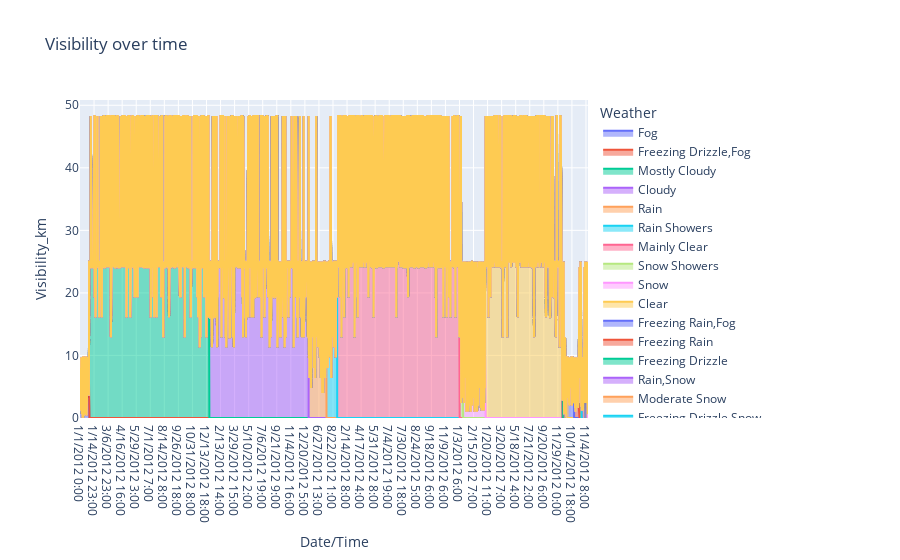

Write notebook code for a chart like this one.
### Code cell
px.area(df, x='Date/Time', y='Visibility_km', color='Weather', title='Visibility over time')

### Figure 1 — Plotly figure (JSON) as saved in the notebook; plotly's stock layout.template omitted (floating-point values rounded to 4 significant figures; data arrays with more than 128 entries replaced by an {"elided": "..."} marker saying what was removed)
{"data": [{"fillpattern": {"shape": ""}, "hovertemplate": "Weather=Fog<br>Date/Time=%{x}<br>Visibility_km=%{y}<extra></extra>", "legendgroup": "Fog", "line": {"color": "#636efa"}, "marker": {"symbol": "circle"}, "mode": "lines", "name": "Fog", "orientation": "v", "showlegend": true, "stackgroup": "1", "type": "scatter", "x": {"elided": "150 str values"}, "xaxis": "x", "y": {"elided": "150 float values"}, "yaxis": "y"}, {"fillpattern": {"shape": ""}, "hovertemplate": "Weather=Freezing Drizzle,Fog<br>Date/Time=%{x}<br>Visibility_km=%{y}<extra></extra>", "legendgroup": "Freezing Drizzle,Fog", "line": {"color": "#EF553B"}, "marker": {"symbol": "circle"}, "mode": "lines", "name": "Freezing Drizzle,Fog", "orientation": "v", "showlegend": true, "stackgroup": "1", "type": "scatter", "x": ["1/1/2012 2:00", "1/1/2012 3:00", "1/7/2012 8:00", "1/27/2012 16:00", "12/10/2012 4:00", "12/10/2012 5:00"], "xaxis": "x", "y": [4, 4, 8, 8, 3.6, 4], "yaxis": "y"}, {"fillpattern": {"shape": ""}, "hovertemplate": "Weather=Mostly Cloudy<br>Date/Time=%{x}<br>Visibility_km=%{y}<extra></extra>", "legendgroup": "Mostly Cloudy", "line": {"color": "#00cc96"}, "marker": {"symbol": "circle"}, "mode": "lines", "name": "Mostly Cloudy", "orientation": "v", "showlegend": true, "stackgroup": "1", "type": "scatter", "x": {"elided": "2069 str values"}, "xaxis": "x", "y": {"elided": "2069 float values"}, "yaxis": "y"}, {"fillpattern": {"shape": ""}, "hovertemplate": "Weather=Cloudy<br>Date/Time=%{x}<br>Visibility_km=%{y}<extra></extra>", "legendgroup": "Cloudy", "line": {"color": "#ab63fa"}, "marker": {"symbol": "circle"}, "mode": "lines", "name": "Cloudy", "orientation": "v", "showlegend": true, "stackgroup": "1", "type": "scatter", "x": {"elided": "1728 str values"}, "xaxis": "x", "y": {"elided": "1728 float values"}, "yaxis": "y"}, {"fillpattern": {"shape": ""}, "hovertemplate": "Weather=Rain<br>Date/Time=%{x}<br>Visibility_km=%{y}<extra></extra>", "legendgroup": "Rain", "line": {"color": "#FFA15A"}, "marker": {"symbol": "circle"}, "mode": "lines", "name": "Rain", "orientation": "v", "showlegend": true, "stackgroup": "1", "type": "scatter", "x": {"elided": "306 str values"}, "xaxis": "x", "y": {"elided": "306 float values"}, "yaxis": "y"}, {"fillpattern": {"shape": ""}, "hovertemplate": "Weather=Rain Showers<br>Date/Time=%{x}<br>Visibility_km=%{y}<extra></extra>", "legendgroup": "Rain Showers", "line": {"color": "#19d3f3"}, "marker": {"symbol": "circle"}, "mode": "lines", "name": "Rain Showers", "orientation": "v", "showlegend": true, "stackgroup": "1", "type": "scatter", "x": {"elided": "188 str values"}, "xaxis": "x", "y": {"elided": "188 float values"}, "yaxis": "y"}, {"fillpattern": {"shape": ""}, "hovertemplate": "Weather=Mainly Clear<br>Date/Time=%{x}<br>Visibility_km=%{y}<extra></extra>", "legendgroup": "Mainly Clear", "line": {"color": "#FF6692"}, "marker": {"symbol": "circle"}, "mode": "lines", "name": "Mainly Clear", "orientation": "v", "showlegend": true, "stackgroup": "1", "type": "scatter", "x": {"elided": "2106 str values"}, "xaxis": "x", "y": {"elided": "2106 float values"}, "yaxis": "y"}, {"fillpattern": {"shape": ""}, "hovertemplate": "Weather=Snow Showers<br>Date/Time=%{x}<br>Visibility_km=%{y}<extra></extra>", "legendgroup": "Snow Showers", "line": {"color": "#B6E880"}, "marker": {"symbol": "circle"}, "mode": "lines", "name": "Snow Showers", "orientation": "v", "showlegend": true, "stackgroup": "1", "type": "scatter", "x": ["1/2/2012 17:00", "1/2/2012 20:00", "1/2/2012 21:00", "1/2/2012 23:00", "1/3/2012 0:00", "1/3/2012 2:00", "1/3/2012 3:00", "1/3/2012 5:00", "1/3/2012 6:00", "1/12/2012 7:00", "1/24/2012 17:00", "1/24/2012 18:00", "1/24/2012 19:00", "1/24/2012 23:00", "1/26/2012 20:00", "1/28/2012 1:00", "2/2/2012 2:00", "2/2/2012 3:00", "2/2/2012 4:00", "2/2/2012 5:00", "2/2/2012 6:00", "2/7/2012 3:00", "2/10/2012 20:00", "2/23/2012 13:00", "3/4/2012 21:00", "3/10/2012 22:00", "11/4/2012 9:00", "11/5/2012 16:00", "11/24/2012 10:00", "11/24/2012 11:00", "11/24/2012 12:00", "11/24/2012 17:00", "11/24/2012 18:00", "11/24/2012 19:00", "11/25/2012 11:00", "11/28/2012 14:00", "11/28/2012 15:00", "11/28/2012 16:00", "11/28/2012 19:00", "11/28/2012 20:00", "11/28/2012 21:00", "11/29/2012 18:00", "12/5/2012 11:00", "12/5/2012 12:00", "12/9/2012 12:00", "12/12/2012 9:00", "12/12/2012 10:00", "12/12/2012 17:00", "12/12/2012 18:00", "12/12/2012 20:00", "12/12/2012 21:00", "12/12/2012 22:00", "12/23/2012 0:00", "12/23/2012 1:00", "12/23/2012 7:00", "12/23/2012 8:00", "12/23/2012 15:00", "12/23/2012 16:00", "12/31/2012 7:00", "12/31/2012 8:00"], "xaxis": "x", "y": [25, 25, 25, 19.3, 25, 12.9, 25, 25, 25, 16.1, 24.1, 25, 25, 25, 25, 25, 16.1, 25, 16.1, 16.1, 25, 25, 25, 16.1, 25, 25, 24.1, 24.1, 24.1, 24.1, 24.1, 12.9, 25, 19.3, 48.3, 3.2, 2.4, 6.4, 12.9, 16.1, 16.1, 25, 24.1, 24.1, 12.9, 24.1, 24.1, 9.7, 12.9, 16.1, 16.1, 11.3, 19.3, 25, 19.3, 19.3, 24.1, 9.7, 19.3, 3.2], "yaxis": "y"}, {"fillpattern": {"shape": ""}, "hovertemplate": "Weather=Snow<br>Date/Time=%{x}<br>Visibility_km=%{y}<extra></extra>", "legendgroup": "Snow", "line": {"color": "#FF97FF"}, "marker": {"symbol": "circle"}, "mode": "lines", "name": "Snow", "orientation": "v", "showlegend": true, "stackgroup": "1", "type": "scatter", "x": {"elided": "390 str values"}, "xaxis": "x", "y": {"elided": "390 float values"}, "yaxis": "y"}, {"fillpattern": {"shape": ""}, "hovertemplate": "Weather=Clear<br>Date/Time=%{x}<br>Visibility_km=%{y}<extra></extra>", "legendgroup": "Clear", "line": {"color": "#FECB52"}, "marker": {"symbol": "circle"}, "mode": "lines", "name": "Clear", "orientation": "v", "showlegend": true, "stackgroup": "1", "type": "scatter", "x": {"elided": "1326 str values"}, "xaxis": "x", "y": {"elided": "1326 float values"}, "yaxis": "y"}, {"fillpattern": {"shape": ""}, "hovertemplate": "Weather=Freezing Rain,Fog<br>Date/Time=%{x}<br>Visibility_km=%{y}<extra></extra>", "legendgroup": "Freezing Rain,Fog", "line": {"color": "#636efa"}, "marker": {"symbol": "circle"}, "mode": "lines", "name": "Freezing Rain,Fog", "orientation": "v", "showlegend": true, "stackgroup": "1", "type": "scatter", "x": ["1/7/2012 9:00", "1/17/2012 23:00", "12/10/2012 6:00", "12/17/2012 1:00"], "xaxis": "x", "y": [9.7, 2.8, 8, 9.7], "yaxis": "y"}, {"fillpattern": {"shape": ""}, "hovertemplate": "Weather=Freezing Rain<br>Date/Time=%{x}<br>Visibility_km=%{y}<extra></extra>", "legendgroup": "Freezing Rain", "line": {"color": "#EF553B"}, "marker": {"symbol": "circle"}, "mode": "lines", "name": "Freezing Rain", "orientation": "v", "showlegend": true, "stackgroup": "1", "type": "scatter", "x": ["1/7/2012 10:00", "1/7/2012 13:00", "1/13/2012 8:00", "1/13/2012 11:00", "1/17/2012 20:00", "1/17/2012 21:00", "1/17/2012 22:00", "1/27/2012 7:00", "1/27/2012 8:00", "2/1/2012 3:00", "2/1/2012 4:00", "2/1/2012 6:00", "2/1/2012 7:00", "12/17/2012 2:00"], "xaxis": "x", "y": [8, 9.7, 8, 9.7, 3.2, 2.8, 3.2, 16.1, 12.9, 4.8, 8, 8, 9.7, 11.3], "yaxis": "y"}, {"fillpattern": {"shape": ""}, "hovertemplate": "Weather=Freezing Drizzle<br>Date/Time=%{x}<br>Visibility_km=%{y}<extra></extra>", "legendgroup": "Freezing Drizzle", "line": {"color": "#00cc96"}, "marker": {"symbol": "circle"}, "mode": "lines", "name": "Freezing Drizzle", "orientation": "v", "showlegend": true, "stackgroup": "1", "type": "scatter", "x": ["1/7/2012 11:00", "1/7/2012 12:00", "1/13/2012 10:00", "1/17/2012 4:00", "2/1/2012 2:00", "2/1/2012 5:00", "12/17/2012 0:00"], "xaxis": "x", "y": [9.7, 9.7, 12.9, 6.4, 4.8, 8, 12.9], "yaxis": "y"}, {"fillpattern": {"shape": ""}, "hovertemplate": "Weather=Rain,Snow<br>Date/Time=%{x}<br>Visibility_km=%{y}<extra></extra>", "legendgroup": "Rain,Snow", "line": {"color": "#ab63fa"}, "marker": {"symbol": "circle"}, "mode": "lines", "name": "Rain,Snow", "orientation": "v", "showlegend": true, "stackgroup": "1", "type": "scatter", "x": ["1/10/2012 5:00", "1/28/2012 23:00", "2/22/2012 3:00", "2/25/2012 1:00", "4/22/2012 1:00", "4/22/2012 2:00", "4/22/2012 3:00", "4/23/2012 1:00", "4/23/2012 2:00", "4/23/2012 3:00", "12/18/2012 16:00", "12/18/2012 17:00", "12/18/2012 18:00", "12/21/2012 2:00", "12/21/2012 6:00", "12/21/2012 7:00", "12/21/2012 8:00", "12/21/2012 9:00"], "xaxis": "x", "y": [9.7, 16.1, 9.7, 8, 25, 9.7, 25, 11.3, 25, 25, 8, 8, 8, 6.4, 4, 6.4, 2.4, 2.4], "yaxis": "y"}, {"fillpattern": {"shape": ""}, "hovertemplate": "Weather=Moderate Snow<br>Date/Time=%{x}<br>Visibility_km=%{y}<extra></extra>", "legendgroup": "Moderate Snow", "line": {"color": "#FFA15A"}, "marker": {"symbol": "circle"}, "mode": "lines", "name": "Moderate Snow", "orientation": "v", "showlegend": true, "stackgroup": "1", "type": "scatter", "x": ["1/12/2012 15:00", "1/12/2012 16:00", "12/27/2012 8:00", "12/27/2012 9:00"], "xaxis": "x", "y": [0.8, 0.6, 0.8, 0.8], "yaxis": "y"}, {"fillpattern": {"shape": ""}, "hovertemplate": "Weather=Freezing Drizzle,Snow<br>Date/Time=%{x}<br>Visibility_km=%{y}<extra></extra>", "legendgroup": "Freezing Drizzle,Snow", "line": {"color": "#19d3f3"}, "marker": {"symbol": "circle"}, "mode": "lines", "name": "Freezing Drizzle,Snow", "orientation": "v", "showlegend": true, "stackgroup": "1", "type": "scatter", "x": ["1/13/2012 3:00", "1/17/2012 5:00", "1/17/2012 6:00", "1/17/2012 19:00", "1/31/2012 23:00", "3/2/2012 12:00", "12/27/2012 21:00", "12/27/2012 22:00", "12/28/2012 0:00", "12/28/2012 1:00", "12/28/2012 2:00"], "xaxis": "x", "y": [4.8, 3.6, 2.4, 4.8, 9.7, 2.4, 4.8, 4.8, 8, 6.4, 12.9], "yaxis": "y"}, {"fillpattern": {"shape": ""}, "hovertemplate": "Weather=Freezing Rain,Snow Grains<br>Date/Time=%{x}<br>Visibility_km=%{y}<extra></extra>", "legendgroup": "Freezing Rain,Snow Grains", "line": {"color": "#FF6692"}, "marker": {"symbol": "circle"}, "mode": "lines", "name": "Freezing Rain,Snow Grains", "orientation": "v", "showlegend": true, "stackgroup": "1", "type": "scatter", "x": ["1/13/2012 9:00"], "xaxis": "x", "y": [4.8], "yaxis": "y"}, {"fillpattern": {"shape": ""}, "hovertemplate": "Weather=Snow,Blowing Snow<br>Date/Time=%{x}<br>Visibility_km=%{y}<extra></extra>", "legendgroup": "Snow,Blowing Snow", "line": {"color": "#B6E880"}, "marker": {"symbol": "circle"}, "mode": "lines", "name": "Snow,Blowing Snow", "orientation": "v", "showlegend": true, "stackgroup": "1", "type": "scatter", "x": ["1/13/2012 21:00", "1/13/2012 23:00", "1/14/2012 0:00", "1/14/2012 2:00", "1/14/2012 3:00", "2/25/2012 7:00", "2/25/2012 8:00", "2/25/2012 9:00", "12/22/2012 14:00", "12/22/2012 15:00", "12/22/2012 16:00", "12/27/2012 11:00", "12/27/2012 13:00", "12/27/2012 14:00", "12/27/2012 15:00", "12/27/2012 16:00", "12/27/2012 17:00", "12/27/2012 18:00", "12/27/2012 19:00"], "xaxis": "x", "y": [4.8, 9.7, 9.7, 9.7, 8, 1.2, 1.2, 1.2, 4, 1.6, 1.6, 0.6, 0.6, 0.6, 0.6, 2, 3.2, 8, 9.7], "yaxis": "y"}, {"fillpattern": {"shape": ""}, "hovertemplate": "Weather=Freezing Fog<br>Date/Time=%{x}<br>Visibility_km=%{y}<extra></extra>", "legendgroup": "Freezing Fog", "line": {"color": "#FF97FF"}, "marker": {"symbol": "circle"}, "mode": "lines", "name": "Freezing Fog", "orientation": "v", "showlegend": true, "stackgroup": "1", "type": "scatter", "x": ["1/22/2012 6:00", "2/5/2012 10:00", "3/17/2012 5:00", "3/17/2012 6:00"], "xaxis": "x", "y": [0.8, 0.8, 0.8, 0.2], "yaxis": "y"}, {"fillpattern": {"shape": ""}, "hovertemplate": "Weather=Haze<br>Date/Time=%{x}<br>Visibility_km=%{y}<extra></extra>", "legendgroup": "Haze", "line": {"color": "#FECB52"}, "marker": {"symbol": "circle"}, "mode": "lines", "name": "Haze", "orientation": "v", "showlegend": true, "stackgroup": "1", "type": "scatter", "x": ["1/22/2012 12:00", "1/22/2012 13:00", "2/1/2012 10:00", "2/1/2012 16:00", "3/13/2012 16:00", "3/13/2012 17:00", "3/13/2012 18:00", "3/13/2012 20:00", "3/13/2012 22:00", "3/13/2012 23:00", "10/27/2012 12:00", "11/20/2012 8:00", "11/20/2012 9:00", "11/21/2012 7:00", "12/13/2012 11:00", "12/13/2012 12:00"], "xaxis": "x", "y": [8, 8, 8, 4.8, 8, 8, 8, 6.4, 6.4, 4.8, 6.4, 9.7, 9.7, 9.7, 9.7, 9.7], "yaxis": "y"}, {"fillpattern": {"shape": ""}, "hovertemplate": "Weather=Rain,Fog<br>Date/Time=%{x}<br>Visibility_km=%{y}<extra></extra>", "legendgroup": "Rain,Fog", "line": {"color": "#636efa"}, "marker": {"symbol": "circle"}, "mode": "lines", "name": "Rain,Fog", "orientation": "v", "showlegend": true, "stackgroup": "1", "type": "scatter", "x": ["1/23/2012 18:00", "1/23/2012 19:00", "1/27/2012 10:00", "2/22/2012 7:00", "3/8/2012 22:00", "3/13/2012 21:00", "3/14/2012 8:00", "3/14/2012 9:00", "3/14/2012 13:00", "3/16/2012 6:00", "3/16/2012 7:00", "3/16/2012 8:00", "3/16/2012 9:00", "3/16/2012 10:00", "3/16/2012 11:00", "3/25/2012 9:00", "4/21/2012 10:00", "4/21/2012 12:00", "4/23/2012 19:00", "4/26/2012 21:00", "4/26/2012 23:00", "4/27/2012 0:00", "5/1/2012 6:00", "5/1/2012 8:00", "5/1/2012 17:00", "5/1/2012 18:00", "5/8/2012 10:00", "5/8/2012 11:00", "5/8/2012 12:00", "5/8/2012 13:00", "5/8/2012 14:00", "5/8/2012 18:00", "5/9/2012 0:00", "5/9/2012 1:00", "5/22/2012 6:00", "5/22/2012 8:00", "6/2/2012 10:00", "6/12/2012 14:00", "6/12/2012 15:00", "6/12/2012 16:00", "6/12/2012 18:00", "8/10/2012 13:00", "8/10/2012 14:00", "8/10/2012 15:00", "8/10/2012 16:00", "8/10/2012 17:00", "8/10/2012 18:00", "8/10/2012 19:00", "9/21/2012 21:00", "9/21/2012 22:00", "9/22/2012 14:00", "9/30/2012 14:00", "9/30/2012 15:00", "9/30/2012 16:00", "9/30/2012 17:00", "9/30/2012 18:00", "9/30/2012 19:00", "9/30/2012 20:00", "9/30/2012 21:00", "9/30/2012 23:00", "10/1/2012 1:00", "10/1/2012 2:00", "10/1/2012 3:00", "10/1/2012 4:00", "10/1/2012 5:00", "10/4/2012 14:00", "10/4/2012 23:00", "10/6/2012 7:00", "10/13/2012 23:00", "10/14/2012 0:00", "10/14/2012 1:00", "10/14/2012 3:00", "10/14/2012 4:00", "10/14/2012 5:00", "10/14/2012 14:00", "10/14/2012 15:00", "10/14/2012 16:00", "10/14/2012 17:00", "10/14/2012 18:00", "10/14/2012 23:00", "10/15/2012 0:00", "10/15/2012 1:00", "10/15/2012 2:00", "10/15/2012 3:00", "10/19/2012 6:00", "10/19/2012 7:00", "10/19/2012 14:00", "10/19/2012 15:00", "10/19/2012 16:00", "10/19/2012 17:00", "12/2/2012 14:00", "12/2/2012 15:00", "12/2/2012 16:00", "12/2/2012 17:00", "12/2/2012 18:00", "12/8/2012 8:00", "12/8/2012 9:00", "12/8/2012 10:00", "12/8/2012 11:00", "12/8/2012 12:00", "12/8/2012 13:00", "12/8/2012 14:00", "12/8/2012 15:00", "12/8/2012 16:00", "12/8/2012 17:00", "12/8/2012 18:00", "12/8/2012 19:00", "12/8/2012 20:00", "12/10/2012 7:00", "12/10/2012 9:00", "12/10/2012 10:00", "12/10/2012 11:00", "12/10/2012 13:00", "12/10/2012 14:00", "12/10/2012 16:00", "12/10/2012 17:00"], "xaxis": "x", "y": [4, 8, 8, 6.4, 9.7, 4.8, 3.2, 4.8, 4.8, 6.4, 4.8, 4, 4, 4.8, 8, 6.4, 9.7, 9.7, 9.7, 9.7, 9.7, 9.7, 9.7, 9.7, 4, 2.4, 8, 6.4, 6.4, 6.4, 8, 9.7, 3.2, 3.2, 2, 9.7, 8, 6.4, 6.4, 8, 9.7, 6.4, 8, 6.4, 8, 8, 6.4, 4.8, 9.7, 8, 6.4, 8, 6.4, 8, 8, 9.7, 9.7, 8, 9.7, 6.4, 6.4, 6.4, 8, 6.4, 8, 8, 9.7, 8, 9.7, 8, 9.7, 9.7, 8, 9.7, 2, 8, 3.2, 6.4, 2, 6.4, 9.7, 9.7, 9.7, 9.7, 9.7, 9.7, 8, 9.7, 3.2, 6.4, 9.7, 4.8, 6.4, 6.4, 4.8, 6.4, 4.8, 8, 8, 4.8, 3.6, 6.4, 4.8, 4.8, 8, 6.4, 6.4, 6.4, 8, 6.4, 2.4, 3.2, 2.4, 2.4, 4, 4.8], "yaxis": "y"}, {"fillpattern": {"shape": ""}, "hovertemplate": "Weather=Drizzle,Fog<br>Date/Time=%{x}<br>Visibility_km=%{y}<extra></extra>", "legendgroup": "Drizzle,Fog", "line": {"color": "#EF553B"}, "marker": {"symbol": "circle"}, "mode": "lines", "name": "Drizzle,Fog", "orientation": "v", "showlegend": true, "stackgroup": "1", "type": "scatter", "x": ["1/23/2012 20:00", "1/27/2012 11:00", "1/27/2012 12:00", "1/27/2012 13:00", "1/27/2012 14:00", "1/27/2012 15:00", "3/13/2012 10:00", "3/13/2012 11:00", "3/13/2012 19:00", "3/14/2012 14:00", "3/14/2012 15:00", "3/14/2012 16:00", "3/14/2012 18:00", "3/16/2012 18:00", "3/16/2012 19:00", "3/16/2012 20:00", "3/16/2012 21:00", "3/16/2012 22:00", "3/16/2012 23:00", "3/17/2012 0:00", "4/26/2012 22:00", "5/1/2012 16:00", "5/1/2012 19:00", "5/1/2012 20:00", "5/1/2012 21:00", "5/1/2012 22:00", "5/1/2012 23:00", "5/2/2012 0:00", "5/2/2012 7:00", "5/4/2012 2:00", "5/4/2012 3:00", "5/4/2012 4:00", "5/4/2012 6:00", "5/4/2012 7:00", "5/4/2012 8:00", "5/4/2012 9:00", "5/4/2012 10:00", "5/8/2012 20:00", "5/8/2012 23:00", "5/9/2012 2:00", "5/9/2012 3:00", "5/9/2012 4:00", "5/9/2012 5:00", "5/9/2012 6:00", "5/9/2012 9:00", "6/2/2012 18:00", "6/2/2012 19:00", "7/17/2012 7:00", "9/15/2012 5:00", "9/29/2012 19:00", "9/29/2012 20:00", "9/29/2012 21:00", "9/29/2012 22:00", "9/30/2012 0:00", "9/30/2012 1:00", "9/30/2012 2:00", "9/30/2012 12:00", "9/30/2012 13:00", "10/4/2012 3:00", "10/4/2012 7:00", "10/4/2012 9:00", "10/4/2012 10:00", "10/4/2012 12:00", "10/4/2012 13:00", "10/14/2012 11:00", "10/14/2012 12:00", "10/14/2012 13:00", "10/14/2012 19:00", "12/2/2012 19:00", "12/2/2012 20:00", "12/2/2012 22:00", "12/2/2012 23:00", "12/3/2012 0:00", "12/8/2012 23:00", "12/10/2012 12:00", "12/10/2012 15:00", "12/17/2012 8:00", "12/19/2012 8:00", "12/19/2012 9:00", "12/19/2012 10:00"], "xaxis": "x", "y": [9.7, 2.4, 2.8, 3.2, 2.4, 2.4, 2.4, 4.8, 6.4, 8, 4.8, 8, 9.7, 4.8, 3.2, 2, 3.2, 6.4, 3.2, 1.6, 9.7, 4.8, 2, 4, 2.4, 2, 2.4, 1.6, 1, 9.7, 8, 8, 3.6, 4.8, 3.6, 4, 9.7, 8, 6.4, 6.4, 4.8, 3.2, 2.4, 2.4, 4, 6.4, 4.8, 6.4, 9.7, 6.4, 8, 9.7, 9.7, 8, 8, 6.4, 9.7, 6.4, 9.7, 4, 2.8, 4.8, 6.4, 6.4, 3.2, 2.4, 1.6, 9.7, 3.6, 3.2, 8, 8, 9.7, 8, 4.8, 4, 3.2, 2.4, 2.4, 2.4], "yaxis": "y"}, {"fillpattern": {"shape": ""}, "hovertemplate": "Weather=Drizzle<br>Date/Time=%{x}<br>Visibility_km=%{y}<extra></extra>", "legendgroup": "Drizzle", "line": {"color": "#00cc96"}, "marker": {"symbol": "circle"}, "mode": "lines", "name": "Drizzle", "orientation": "v", "showlegend": true, "stackgroup": "1", "type": "scatter", "x": ["1/23/2012 21:00", "2/17/2012 4:00", "3/28/2012 17:00", "3/28/2012 18:00", "5/1/2012 15:00", "5/22/2012 5:00", "6/2/2012 17:00", "6/2/2012 20:00", "6/25/2012 2:00", "6/26/2012 14:00", "8/15/2012 7:00", "9/29/2012 12:00", "9/29/2012 13:00", "9/29/2012 15:00", "9/29/2012 17:00", "9/29/2012 18:00", "9/29/2012 23:00", "9/30/2012 3:00", "10/4/2012 2:00", "10/14/2012 10:00", "10/31/2012 14:00", "11/1/2012 14:00", "11/2/2012 11:00", "11/2/2012 12:00", "11/2/2012 13:00", "11/3/2012 12:00", "11/3/2012 13:00", "11/3/2012 14:00", "11/3/2012 15:00", "11/3/2012 16:00", "11/3/2012 17:00", "11/3/2012 18:00", "11/3/2012 19:00", "12/17/2012 16:00", "12/17/2012 18:00", "12/17/2012 19:00", "12/17/2012 20:00", "12/18/2012 20:00", "12/19/2012 15:00", "12/19/2012 17:00", "12/22/2012 1:00"], "xaxis": "x", "y": [11.3, 8, 16.1, 16.1, 9.7, 12.9, 24.1, 19.3, 12.9, 19.3, 24.1, 24.1, 24.1, 19.3, 9.7, 16.1, 12.9, 12.9, 6.4, 16.1, 12.9, 19.3, 24.1, 24.1, 24.1, 24.1, 24.1, 24.1, 24.1, 24.1, 24.1, 25, 25, 12.9, 16.1, 16.1, 16.1, 6.4, 24.1, 16.1, 12.9], "yaxis": "y"}, {"fillpattern": {"shape": ""}, "hovertemplate": "Weather=Freezing Drizzle,Haze<br>Date/Time=%{x}<br>Visibility_km=%{y}<extra></extra>", "legendgroup": "Freezing Drizzle,Haze", "line": {"color": "#ab63fa"}, "marker": {"symbol": "circle"}, "mode": "lines", "name": "Freezing Drizzle,Haze", "orientation": "v", "showlegend": true, "stackgroup": "1", "type": "scatter", "x": ["2/1/2012 11:00", "2/1/2012 12:00", "2/1/2012 13:00"], "xaxis": "x", "y": [4, 2, 2], "yaxis": "y"}, {"fillpattern": {"shape": ""}, "hovertemplate": "Weather=Freezing Rain,Haze<br>Date/Time=%{x}<br>Visibility_km=%{y}<extra></extra>", "legendgroup": "Freezing Rain,Haze", "line": {"color": "#FFA15A"}, "marker": {"symbol": "circle"}, "mode": "lines", "name": "Freezing Rain,Haze", "orientation": "v", "showlegend": true, "stackgroup": "1", "type": "scatter", "x": ["2/1/2012 14:00", "2/1/2012 15:00"], "xaxis": "x", "y": [2, 2.8], "yaxis": "y"}, {"fillpattern": {"shape": ""}, "hovertemplate": "Weather=Snow,Haze<br>Date/Time=%{x}<br>Visibility_km=%{y}<extra></extra>", "legendgroup": "Snow,Haze", "line": {"color": "#19d3f3"}, "marker": {"symbol": "circle"}, "mode": "lines", "name": "Snow,Haze", "orientation": "v", "showlegend": true, "stackgroup": "1", "type": "scatter", "x": ["2/1/2012 17:00", "2/1/2012 18:00", "2/1/2012 19:00", "2/1/2012 20:00", "2/1/2012 21:00"], "xaxis": "x", "y": [6.4, 4, 4, 4.8, 4], "yaxis": "y"}, {"fillpattern": {"shape": ""}, "hovertemplate": "Weather=Snow,Fog<br>Date/Time=%{x}<br>Visibility_km=%{y}<extra></extra>", "legendgroup": "Snow,Fog", "line": {"color": "#FF6692"}, "marker": {"symbol": "circle"}, "mode": "lines", "name": "Snow,Fog", "orientation": "v", "showlegend": true, "stackgroup": "1", "type": "scatter", "x": ["2/10/2012 23:00", "2/11/2012 0:00", "2/24/2012 15:00", "2/24/2012 16:00", "3/14/2012 10:00", "3/14/2012 11:00", "3/14/2012 12:00", "3/14/2012 19:00", "12/16/2012 15:00", "12/16/2012 16:00", "12/16/2012 17:00", "12/16/2012 18:00", "12/17/2012 10:00", "12/17/2012 11:00", "12/17/2012 12:00", "12/17/2012 13:00", "12/17/2012 14:00", "12/19/2012 19:00", "12/19/2012 20:00", "12/29/2012 14:00", "12/29/2012 15:00", "12/29/2012 16:00", "12/29/2012 17:00", "12/29/2012 18:00", "12/29/2012 19:00", "12/29/2012 20:00", "12/29/2012 21:00", "12/29/2012 22:00", "12/29/2012 23:00", "12/30/2012 0:00", "12/30/2012 1:00", "12/30/2012 2:00", "12/30/2012 3:00", "12/30/2012 4:00", "12/30/2012 5:00", "12/30/2012 6:00", "12/31/2012 10:00"], "xaxis": "x", "y": [9.7, 6.4, 6.4, 1.2, 2.4, 1.6, 2, 8, 3.2, 4, 4.8, 4, 3.6, 1.6, 2, 4.8, 4, 4.8, 6.4, 4.8, 1.2, 1.2, 2.4, 6.4, 3.2, 9.7, 8, 2.4, 6.4, 3.2, 2.4, 4, 3.6, 9.7, 4, 8, 6.4], "yaxis": "y"}, {"fillpattern": {"shape": ""}, "hovertemplate": "Weather=Snow,Ice Pellets<br>Date/Time=%{x}<br>Visibility_km=%{y}<extra></extra>", "legendgroup": "Snow,Ice Pellets", "line": {"color": "#B6E880"}, "marker": {"symbol": "circle"}, "mode": "lines", "name": "Snow,Ice Pellets", "orientation": "v", "showlegend": true, "stackgroup": "1", "type": "scatter", "x": ["3/3/2012 4:00", "3/28/2012 8:00", "12/10/2012 3:00", "12/17/2012 4:00", "12/17/2012 5:00", "12/17/2012 6:00"], "xaxis": "x", "y": [11.3, 8, 2.8, 6.4, 8, 8], "yaxis": "y"}, {"fillpattern": {"shape": ""}, "hovertemplate": "Weather=Rain,Haze<br>Date/Time=%{x}<br>Visibility_km=%{y}<extra></extra>", "legendgroup": "Rain,Haze", "line": {"color": "#FF97FF"}, "marker": {"symbol": "circle"}, "mode": "lines", "name": "Rain,Haze", "orientation": "v", "showlegend": true, "stackgroup": "1", "type": "scatter", "x": ["3/13/2012 7:00", "3/13/2012 8:00", "3/13/2012 9:00"], "xaxis": "x", "y": [9.7, 6.4, 4], "yaxis": "y"}, {"fillpattern": {"shape": ""}, "hovertemplate": "Weather=Thunderstorms,Rain<br>Date/Time=%{x}<br>Visibility_km=%{y}<extra></extra>", "legendgroup": "Thunderstorms,Rain", "line": {"color": "#FECB52"}, "marker": {"symbol": "circle"}, "mode": "lines", "name": "Thunderstorms,Rain", "orientation": "v", "showlegend": true, "stackgroup": "1", "type": "scatter", "x": ["5/25/2012 20:00", "7/23/2012 17:00", "7/23/2012 18:00"], "xaxis": "x", "y": [16.1, 24.1, 19.3], "yaxis": "y"}, {"fillpattern": {"shape": ""}, "hovertemplate": "Weather=Thunderstorms,Rain Showers<br>Date/Time=%{x}<br>Visibility_km=%{y}<extra></extra>", "legendgroup": "Thunderstorms,Rain Showers", "line": {"color": "#636efa"}, "marker": {"symbol": "circle"}, "mode": "lines", "name": "Thunderstorms,Rain Showers", "orientation": "v", "showlegend": true, "stackgroup": "1", "type": "scatter", "x": ["5/29/2012 4:00", "5/29/2012 5:00", "5/29/2012 16:00", "5/29/2012 17:00", "7/4/2012 17:00", "7/15/2012 15:00", "7/17/2012 14:00", "7/17/2012 16:00", "7/23/2012 21:00", "7/23/2012 22:00", "7/31/2012 21:00", "8/5/2012 18:00", "8/11/2012 17:00", "8/31/2012 10:00", "9/8/2012 4:00", "9/14/2012 20:00"], "xaxis": "x", "y": [24.1, 12.9, 9.7, 12.9, 24.1, 12.9, 6.4, 16.1, 6.4, 6.4, 25, 19.3, 12.9, 24.1, 25, 16.1], "yaxis": "y"}, {"fillpattern": {"shape": ""}, "hovertemplate": "Weather=Thunderstorms,Heavy Rain Showers<br>Date/Time=%{x}<br>Visibility_km=%{y}<extra></extra>", "legendgroup": "Thunderstorms,Heavy Rain Showers", "line": {"color": "#EF553B"}, "marker": {"symbol": "circle"}, "mode": "lines", "name": "Thunderstorms,Heavy Rain Showers", "orientation": "v", "showlegend": true, "stackgroup": "1", "type": "scatter", "x": ["5/29/2012 6:00"], "xaxis": "x", "y": [2.4], "yaxis": "y"}, {"fillpattern": {"shape": ""}, "hovertemplate": "Weather=Thunderstorms,Rain Showers,Fog<br>Date/Time=%{x}<br>Visibility_km=%{y}<extra></extra>", "legendgroup": "Thunderstorms,Rain Showers,Fog", "line": {"color": "#00cc96"}, "marker": {"symbol": "circle"}, "mode": "lines", "name": "Thunderstorms,Rain Showers,Fog", "orientation": "v", "showlegend": true, "stackgroup": "1", "type": "scatter", "x": ["6/29/2012 3:00", "7/17/2012 9:00", "7/31/2012 20:00"], "xaxis": "x", "y": [9.7, 9.7, 9.7], "yaxis": "y"}, {"fillpattern": {"shape": ""}, "hovertemplate": "Weather=Thunderstorms<br>Date/Time=%{x}<br>Visibility_km=%{y}<extra></extra>", "legendgroup": "Thunderstorms", "line": {"color": "#ab63fa"}, "marker": {"symbol": "circle"}, "mode": "lines", "name": "Thunderstorms", "orientation": "v", "showlegend": true, "stackgroup": "1", "type": "scatter", "x": ["7/4/2012 16:00", "7/16/2012 1:00"], "xaxis": "x", "y": [24.1, 25], "yaxis": "y"}, {"fillpattern": {"shape": ""}, "hovertemplate": "Weather=Thunderstorms,Rain,Fog<br>Date/Time=%{x}<br>Visibility_km=%{y}<extra></extra>", "legendgroup": "Thunderstorms,Rain,Fog", "line": {"color": "#FFA15A"}, "marker": {"symbol": "circle"}, "mode": "lines", "name": "Thunderstorms,Rain,Fog", "orientation": "v", "showlegend": true, "stackgroup": "1", "type": "scatter", "x": ["7/17/2012 5:00"], "xaxis": "x", "y": [4.8], "yaxis": "y"}, {"fillpattern": {"shape": ""}, "hovertemplate": "Weather=Thunderstorms,Moderate Rain Showers,Fog<br>Date/Time=%{x}<br>Visibility_km=%{y}<extra></extra>", "legendgroup": "Thunderstorms,Moderate Rain Showers,Fog", "line": {"color": "#19d3f3"}, "marker": {"symbol": "circle"}, "mode": "lines", "name": "Thunderstorms,Moderate Rain Showers,Fog", "orientation": "v", "showlegend": true, "stackgroup": "1", "type": "scatter", "x": ["7/17/2012 6:00"], "xaxis": "x", "y": [3.2], "yaxis": "y"}, {"fillpattern": {"shape": ""}, "hovertemplate": "Weather=Rain Showers,Fog<br>Date/Time=%{x}<br>Visibility_km=%{y}<extra></extra>", "legendgroup": "Rain Showers,Fog", "line": {"color": "#FF6692"}, "marker": {"symbol": "circle"}, "mode": "lines", "name": "Rain Showers,Fog", "orientation": "v", "showlegend": true, "stackgroup": "1", "type": "scatter", "x": ["10/20/2012 3:00"], "xaxis": "x", "y": [6.4], "yaxis": "y"}, {"fillpattern": {"shape": ""}, "hovertemplate": "Weather=Rain Showers,Snow Showers<br>Date/Time=%{x}<br>Visibility_km=%{y}<extra></extra>", "legendgroup": "Rain Showers,Snow Showers", "line": {"color": "#B6E880"}, "marker": {"symbol": "circle"}, "mode": "lines", "name": "Rain Showers,Snow Showers", "orientation": "v", "showlegend": true, "stackgroup": "1", "type": "scatter", "x": ["11/4/2012 8:00", "12/5/2012 10:00"], "xaxis": "x", "y": [24.1, 19.3], "yaxis": "y"}, {"fillpattern": {"shape": ""}, "hovertemplate": "Weather=Snow Pellets<br>Date/Time=%{x}<br>Visibility_km=%{y}<extra></extra>", "legendgroup": "Snow Pellets", "line": {"color": "#FF97FF"}, "marker": {"symbol": "circle"}, "mode": "lines", "name": "Snow Pellets", "orientation": "v", "showlegend": true, "stackgroup": "1", "type": "scatter", "x": ["11/24/2012 15:00"], "xaxis": "x", "y": [2.4], "yaxis": "y"}, {"fillpattern": {"shape": ""}, "hovertemplate": "Weather=Rain,Snow,Fog<br>Date/Time=%{x}<br>Visibility_km=%{y}<extra></extra>", "legendgroup": "Rain,Snow,Fog", "line": {"color": "#FECB52"}, "marker": {"symbol": "circle"}, "mode": "lines", "name": "Rain,Snow,Fog", "orientation": "v", "showlegend": true, "stackgroup": "1", "type": "scatter", "x": ["12/8/2012 21:00"], "xaxis": "x", "y": [6.4], "yaxis": "y"}, {"fillpattern": {"shape": ""}, "hovertemplate": "Weather=Moderate Rain,Fog<br>Date/Time=%{x}<br>Visibility_km=%{y}<extra></extra>", "legendgroup": "Moderate Rain,Fog", "line": {"color": "#636efa"}, "marker": {"symbol": "circle"}, "mode": "lines", "name": "Moderate Rain,Fog", "orientation": "v", "showlegend": true, "stackgroup": "1", "type": "scatter", "x": ["12/10/2012 8:00"], "xaxis": "x", "y": [6.4], "yaxis": "y"}, {"fillpattern": {"shape": ""}, "hovertemplate": "Weather=Freezing Rain,Ice Pellets,Fog<br>Date/Time=%{x}<br>Visibility_km=%{y}<extra></extra>", "legendgroup": "Freezing Rain,Ice Pellets,Fog", "line": {"color": "#EF553B"}, "marker": {"symbol": "circle"}, "mode": "lines", "name": "Freezing Rain,Ice Pellets,Fog", "orientation": "v", "showlegend": true, "stackgroup": "1", "type": "scatter", "x": ["12/17/2012 3:00"], "xaxis": "x", "y": [8], "yaxis": "y"}, {"fillpattern": {"shape": ""}, "hovertemplate": "Weather=Drizzle,Ice Pellets,Fog<br>Date/Time=%{x}<br>Visibility_km=%{y}<extra></extra>", "legendgroup": "Drizzle,Ice Pellets,Fog", "line": {"color": "#00cc96"}, "marker": {"symbol": "circle"}, "mode": "lines", "name": "Drizzle,Ice Pellets,Fog", "orientation": "v", "showlegend": true, "stackgroup": "1", "type": "scatter", "x": ["12/17/2012 9:00"], "xaxis": "x", "y": [4], "yaxis": "y"}, {"fillpattern": {"shape": ""}, "hovertemplate": "Weather=Drizzle,Snow<br>Date/Time=%{x}<br>Visibility_km=%{y}<extra></extra>", "legendgroup": "Drizzle,Snow", "line": {"color": "#ab63fa"}, "marker": {"symbol": "circle"}, "mode": "lines", "name": "Drizzle,Snow", "orientation": "v", "showlegend": true, "stackgroup": "1", "type": "scatter", "x": ["12/17/2012 15:00", "12/19/2012 18:00"], "xaxis": "x", "y": [11.3, 9.7], "yaxis": "y"}, {"fillpattern": {"shape": ""}, "hovertemplate": "Weather=Rain,Ice Pellets<br>Date/Time=%{x}<br>Visibility_km=%{y}<extra></extra>", "legendgroup": "Rain,Ice Pellets", "line": {"color": "#FFA15A"}, "marker": {"symbol": "circle"}, "mode": "lines", "name": "Rain,Ice Pellets", "orientation": "v", "showlegend": true, "stackgroup": "1", "type": "scatter", "x": ["12/18/2012 5:00"], "xaxis": "x", "y": [9.7], "yaxis": "y"}, {"fillpattern": {"shape": ""}, "hovertemplate": "Weather=Drizzle,Snow,Fog<br>Date/Time=%{x}<br>Visibility_km=%{y}<extra></extra>", "legendgroup": "Drizzle,Snow,Fog", "line": {"color": "#19d3f3"}, "marker": {"symbol": "circle"}, "mode": "lines", "name": "Drizzle,Snow,Fog", "orientation": "v", "showlegend": true, "stackgroup": "1", "type": "scatter", "x": ["12/18/2012 21:00", "12/18/2012 22:00", "12/18/2012 23:00", "12/19/2012 0:00", "12/19/2012 1:00", "12/19/2012 2:00", "12/19/2012 3:00", "12/19/2012 4:00", "12/19/2012 5:00", "12/19/2012 6:00", "12/19/2012 7:00", "12/21/2012 23:00", "12/22/2012 0:00", "12/22/2012 2:00", "12/22/2012 3:00"], "xaxis": "x", "y": [3.2, 3.2, 3.2, 4, 6.4, 8, 4.8, 4, 3.2, 2.4, 3.2, 9.7, 9.7, 8, 9.7], "yaxis": "y"}, {"fillpattern": {"shape": ""}, "hovertemplate": "Weather=Rain,Snow Grains<br>Date/Time=%{x}<br>Visibility_km=%{y}<extra></extra>", "legendgroup": "Rain,Snow Grains", "line": {"color": "#FF6692"}, "marker": {"symbol": "circle"}, "mode": "lines", "name": "Rain,Snow Grains", "orientation": "v", "showlegend": true, "stackgroup": "1", "type": "scatter", "x": ["12/21/2012 0:00"], "xaxis": "x", "y": [25], "yaxis": "y"}, {"fillpattern": {"shape": ""}, "hovertemplate": "Weather=Rain,Snow,Ice Pellets<br>Date/Time=%{x}<br>Visibility_km=%{y}<extra></extra>", "legendgroup": "Rain,Snow,Ice Pellets", "line": {"color": "#B6E880"}, "marker": {"symbol": "circle"}, "mode": "lines", "name": "Rain,Snow,Ice Pellets", "orientation": "v", "showlegend": true, "stackgroup": "1", "type": "scatter", "x": ["12/21/2012 1:00", "12/21/2012 3:00", "12/21/2012 4:00", "12/21/2012 5:00"], "xaxis": "x", "y": [6.4, 4.8, 6.4, 6.4], "yaxis": "y"}, {"fillpattern": {"shape": ""}, "hovertemplate": "Weather=Snow Showers,Fog<br>Date/Time=%{x}<br>Visibility_km=%{y}<extra></extra>", "legendgroup": "Snow Showers,Fog", "line": {"color": "#FF97FF"}, "marker": {"symbol": "circle"}, "mode": "lines", "name": "Snow Showers,Fog", "orientation": "v", "showlegend": true, "stackgroup": "1", "type": "scatter", "x": ["12/26/2012 9:00", "12/29/2012 11:00", "12/29/2012 12:00", "12/29/2012 13:00"], "xaxis": "x", "y": [4, 6.4, 8, 9.7], "yaxis": "y"}, {"fillpattern": {"shape": ""}, "hovertemplate": "Weather=Moderate Snow,Blowing Snow<br>Date/Time=%{x}<br>Visibility_km=%{y}<extra></extra>", "legendgroup": "Moderate Snow,Blowing Snow", "line": {"color": "#FECB52"}, "marker": {"symbol": "circle"}, "mode": "lines", "name": "Moderate Snow,Blowing Snow", "orientation": "v", "showlegend": true, "stackgroup": "1", "type": "scatter", "x": ["12/27/2012 10:00", "12/27/2012 12:00"], "xaxis": "x", "y": [0.6, 0.6], "yaxis": "y"}], "layout": {"legend": {"title": {"text": "Weather"}, "tracegroupgap": 0}, "title": {"text": "Visibility over time"}, "xaxis": {"anchor": "y", "domain": [0, 1], "title": {"text": "Date/Time"}}, "yaxis": {"anchor": "x", "domain": [0, 1], "title": {"text": "Visibility_km"}}}}
